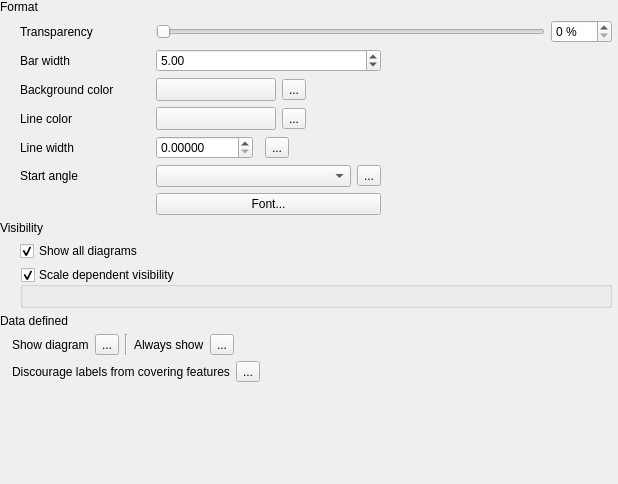
                <widget class="QWidget" name="scrollAreaWidgetContents_5">
                 <property name="geometry">
                  <rect>
                   <x>0</x>
                   <y>0</y>
                   <width>618</width>
                   <height>484</height>
                  </rect>
                 </property>
                 <layout class="QVBoxLayout" name="verticalLayout" stretch="0,0,0,1">
                  <property name="leftMargin">
                   <number>0</number>
                  </property>
                  <property name="topMargin">
                   <number>0</number>
                  </property>
                  <property name="rightMargin">
                   <number>6</number>
                  </property>
                  <property name="bottomMargin">
                   <number>0</number>
                  </property>
                  <item>
                   <layout class="QGridLayout" name="gridLayout_7" rowstretch="0,0">
                    <item row="0" column="0">
                     <widget class="QLabel" name="label_2">
                      <property name="text">
                       <string>Format</string>
                      </property>
                     </widget>
                    </item>
                    <item row="1" column="0">
                     <widget class="QFrame" name="frame">
                      <property name="frameShape">
                       <enum>QFrame::NoFrame</enum>
                      </property>
                      <property name="frameShadow">
                       <enum>QFrame::Raised</enum>
                      </property>
                      <layout class="QGridLayout" name="gridLayout_8">
                       <property name="leftMargin">
                        <number>20</number>
                       </property>
                       <property name="topMargin">
                        <number>0</number>
                       </property>
                       <property name="rightMargin">
                        <number>0</number>
                       </property>
                       <property name="bottomMargin">
                        <number>0</number>
                       </property>
                       <item row="0" column="0">
                        <widget class="QLabel" name="mTransparencyLabel">
                         <property name="minimumSize">
                          <size>
                           <width>130</width>
                           <height>0</height>
                          </size>
                         </property>
                         <property name="text">
                          <string>Transparency</string>
                         </property>
                        </widget>
                       </item>
                       <item row="0" column="1" colspan="2">
                        <layout class="QHBoxLayout" name="horizontalLayout_5">
                         <item>
                          <widget class="QSlider" name="mTransparencySlider">
                           <property name="enabled">
                            <bool>true</bool>
                           </property>
                           <property name="minimumSize">
                            <size>
                             <width>0</width>
                             <height>0</height>
                            </size>
                           </property>
                           <property name="maximumSize">
                            <size>
                             <width>16777215</width>
                             <height>16777215</height>
                            </size>
                           </property>
                           <property name="maximum">
                            <number>100</number>
                           </property>
                           <property name="orientation">
                            <enum>Qt::Horizontal</enum>
                           </property>
                          </widget>
                         </item>
                         <item>
                          <widget class="QgsSpinBox" name="mTransparencySpinBox">
                           <property name="enabled">
                            <bool>true</bool>
                           </property>
                           <property name="sizePolicy">
                            <sizepolicy hsizetype="Maximum" vsizetype="Fixed">
                             <horstretch>0</horstretch>
                             <verstretch>0</verstretch>
                            </sizepolicy>
                           </property>
                           <property name="suffix">
                            <string> %</string>
                           </property>
                           <property name="maximum">
                            <number>100</number>
                           </property>
                          </widget>
                         </item>
                        </layout>
                       </item>
                       <item row="1" column="0">
                        <widget class="QLabel" name="mBarWidthLabel">
                         <property name="text">
                          <string>Bar width</string>
                         </property>
                        </widget>
                       </item>
                       <item row="1" column="1">
                        <widget class="QgsDoubleSpinBox" name="mBarWidthSpinBox">
                         <property name="minimum">
                          <double>0.010000000000000</double>
                         </property>
                         <property name="value">
                          <double>5.000000000000000</double>
                         </property>
                        </widget>
                       </item>
                       <item row="4" column="0">
                        <widget class="QLabel" name="mPenWidthLabel">
                         <property name="text">
                          <string>Line width</string>
                         </property>
                        </widget>
                       </item>
                       <item row="2" column="0">
                        <widget class="QLabel" name="mBackgroundColorLabel">
                         <property name="text">
                          <string>Background color</string>
                         </property>
                        </widget>
                       </item>
                       <item row="3" column="0">
                        <widget class="QLabel" name="mPenColorLabel">
                         <property name="text">
                          <string>Line color</string>
                         </property>
                        </widget>
                       </item>
                       <item row="5" column="0">
                        <widget class="QLabel" name="mAngleOffsetLabel">
                         <property name="text">
                          <string>Start angle</string>
                         </property>
                        </widget>
                       </item>
                       <item row="4" column="2">
                        <spacer name="horizontalSpacer_2">
                         <property name="orientation">
                          <enum>Qt::Horizontal</enum>
                         </property>
                         <property name="sizeHint" stdset="0">
                          <size>
                           <width>40</width>
                           <height>20</height>
                          </size>
                         </property>
                        </spacer>
                       </item>
                       <item row="6" column="1">
                        <widget class="QPushButton" name="mDiagramFontButton">
                         <property name="text">
                          <string>Font...</string>
                         </property>
                        </widget>
                       </item>
                       <item row="2" column="1">
                        <layout class="QHBoxLayout" name="horizontalLayout_7">
                         <item>
                          <widget class="QgsColorButton" name="mBackgroundColorButton">
                           <property name="minimumSize">
                            <size>
                             <width>120</width>
                             <height>0</height>
                            </size>
                           </property>
                           <property name="maximumSize">
                            <size>
                             <width>120</width>
                             <height>16777215</height>
                            </size>
                           </property>
                           <property name="text">
                            <string/>
                           </property>
                          </widget>
                         </item>
                         <item>
                          <widget class="QgsPropertyOverrideButton" name="mBackgroundColorDDBtn">
                           <property name="text">
                            <string>...</string>
                           </property>
                          </widget>
                         </item>
                         <item>
                          <spacer name="horizontalSpacer_11">
                           <property name="orientation">
                            <enum>Qt::Horizontal</enum>
                           </property>
                           <property name="sizeHint" stdset="0">
                            <size>
                             <width>40</width>
                             <height>20</height>
                            </size>
                           </property>
                          </spacer>
                         </item>
                        </layout>
                       </item>
                       <item row="3" column="1">
                        <layout class="QHBoxLayout" name="horizontalLayout_9">
                         <item>
                          <widget class="QgsColorButton" name="mDiagramPenColorButton">
                           <property name="minimumSize">
                            <size>
                             <width>120</width>
                             <height>0</height>
                            </size>
                           </property>
                           <property name="maximumSize">
                            <size>
                             <width>120</width>
                             <height>16777215</height>
                            </size>
                           </property>
                           <property name="text">
                            <string/>
                           </property>
                          </widget>
                         </item>
                         <item>
                          <widget class="QgsPropertyOverrideButton" name="mLineColorDDBtn">
                           <property name="text">
                            <string>...</string>
                           </property>
                          </widget>
                         </item>
                         <item>
                          <spacer name="horizontalSpacer_12">
                           <property name="orientation">
                            <enum>Qt::Horizontal</enum>
                           </property>
                           <property name="sizeHint" stdset="0">
                            <size>
                             <width>40</width>
                             <height>20</height>
                            </size>
                           </property>
                          </spacer>
                         </item>
                        </layout>
                       </item>
                       <item row="4" column="1">
                        <layout class="QHBoxLayout" name="horizontalLayout_10">
                         <item>
                          <widget class="QgsDoubleSpinBox" name="mPenWidthSpinBox">
                           <property name="decimals">
                            <number>5</number>
                           </property>
                           <property name="maximum">
                            <double>99999.990000000005239</double>
                           </property>
                           <property name="singleStep">
                            <double>0.200000000000000</double>
                           </property>
                          </widget>
                         </item>
                         <item>
                          <widget class="QgsUnitSelectionWidget" name="mDiagramLineUnitComboBox" native="true">
                           <property name="focusPolicy">
                            <enum>Qt::StrongFocus</enum>
                           </property>
                          </widget>
                         </item>
                         <item>
                          <widget class="QgsPropertyOverrideButton" name="mLineWidthDDBtn">
                           <property name="text">
                            <string>...</string>
                           </property>
                          </widget>
                         </item>
                         <item>
                          <spacer name="horizontalSpacer_13">
                           <property name="orientation">
                            <enum>Qt::Horizontal</enum>
                           </property>
                           <property name="sizeHint" stdset="0">
                            <size>
                             <width>40</width>
                             <height>20</height>
                            </size>
                           </property>
                          </spacer>
                         </item>
                        </layout>
                       </item>
                       <item row="5" column="1">
                        <layout class="QHBoxLayout" name="horizontalLayout_11">
                         <item>
                          <widget class="QComboBox" name="mAngleOffsetComboBox"/>
                         </item>
                         <item>
                          <widget class="QgsPropertyOverrideButton" name="mStartAngleDDBtn">
                           <property name="text">
                            <string>...</string>
                           </property>
                          </widget>
                         </item>
                        </layout>
                       </item>
                      </layout>
                     </widget>
                    </item>
                   </layout>
                  </item>
                  <item>
                   <layout class="QGridLayout" name="gridLayout_9" rowstretch="0,1">
                    <property name="topMargin">
                     <number>0</number>
                    </property>
                    <item row="0" column="0">
                     <widget class="QLabel" name="label_3">
                      <property name="text">
                       <string>Visibility</string>
                      </property>
                     </widget>
                    </item>
                    <item row="1" column="0">
                     <widget class="QFrame" name="frame_2">
                      <property name="frameShape">
                       <enum>QFrame::NoFrame</enum>
                      </property>
                      <property name="frameShadow">
                       <enum>QFrame::Raised</enum>
                      </property>
                      <layout class="QGridLayout" name="gridLayout_10">
                       <property name="leftMargin">
                        <number>20</number>
                       </property>
                       <property name="topMargin">
                        <number>0</number>
                       </property>
                       <property name="rightMargin">
                        <number>0</number>
                       </property>
                       <property name="bottomMargin">
                        <number>0</number>
                       </property>
                       <item row="0" column="0">
                        <widget class="QCheckBox" name="mShowAllCheckBox">
                         <property name="text">
                          <string>Show all diagrams</string>
                         </property>
                         <property name="checked">
                          <bool>true</bool>
                         </property>
                        </widget>
                       </item>
                       <item row="1" column="0">
                        <widget class="QgsCollapsibleGroupBox" name="mScaleVisibilityGroupBox">
                         <property name="title">
                          <string>Scale dependent visibility</string>
                         </property>
                         <property name="checkable">
                          <bool>true</bool>
                         </property>
                         <layout class="QGridLayout" name="gridLayout_15">
                          <property name="leftMargin">
                           <number>9</number>
                          </property>
                          <property name="topMargin">
                           <number>9</number>
                          </property>
                          <item row="0" column="0">
                           <widget class="QgsScaleRangeWidget" name="mScaleRangeWidget" native="true"/>
                          </item>
                         </layout>
                        </widget>
                       </item>
                      </layout>
                     </widget>
                    </item>
                   </layout>
                  </item>
                  <item>
                   <widget class="QFrame" name="mLabelRenderingDDFrame">
                    <property name="frameShape">
                     <enum>QFrame::NoFrame</enum>
                    </property>
                    <property name="frameShadow">
                     <enum>QFrame::Raised</enum>
                    </property>
                    <layout class="QGridLayout" name="gridLayout_5">
                     <property name="leftMargin">
                      <number>0</number>
                     </property>
                     <property name="topMargin">
                      <number>0</number>
                     </property>
                     <property name="rightMargin">
                      <number>0</number>
                     </property>
                     <property name="bottomMargin">
                      <number>0</number>
                     </property>
                     <property name="verticalSpacing">
                      <number>6</number>
                     </property>
                     <item row="1" column="1">
                      <widget class="QLabel" name="mShowLabelLabel">
                       <property name="enabled">
                        <bool>true</bool>
                       </property>
                       <property name="sizePolicy">
                        <sizepolicy hsizetype="Maximum" vsizetype="Preferred">
                         <horstretch>0</horstretch>
                         <verstretch>0</verstretch>
                        </sizepolicy>
                       </property>
                       <property name="text">
                        <string>Show diagram</string>
                       </property>
                      </widget>
                     </item>
                     <item row="1" column="2">
                      <widget class="QgsPropertyOverrideButton" name="mShowDiagramDDBtn">
                       <property name="text">
                        <string>...</string>
                       </property>
                      </widget>
                     </item>
                     <item row="1" column="3">
                      <widget class="Line" name="line_4">
                       <property name="orientation">
                        <enum>Qt::Vertical</enum>
                       </property>
                      </widget>
                     </item>
                     <item row="1" column="4">
                      <widget class="QLabel" name="mAlwaysShowLabel">
                       <property name="sizePolicy">
                        <sizepolicy hsizetype="Maximum" vsizetype="Preferred">
                         <horstretch>0</horstretch>
                         <verstretch>0</verstretch>
                        </sizepolicy>
                       </property>
                       <property name="text">
                        <string>Always show</string>
                       </property>
                      </widget>
                     </item>
                     <item row="1" column="5">
                      <widget class="QgsPropertyOverrideButton" name="mAlwaysShowDDBtn">
                       <property name="text">
                        <string>...</string>
                       </property>
                      </widget>
                     </item>
                     <item row="1" column="0">
                      <spacer name="horizontalSpacer_14">
                       <property name="orientation">
                        <enum>Qt::Horizontal</enum>
                       </property>
                       <property name="sizeType">
                        <enum>QSizePolicy::Fixed</enum>
                       </property>
                       <property name="sizeHint" stdset="0">
                        <size>
                         <width>6</width>
                         <height>20</height>
                        </size>
                       </property>
                      </spacer>
                     </item>
                     <item row="0" column="0" colspan="7">
                      <widget class="QLabel" name="label_7">
                       <property name="text">
                        <string>Data defined</string>
                       </property>
                      </widget>
                     </item>
                     <item row="1" column="6">
                      <spacer name="horizontalSpacer_23">
                       <property name="orientation">
                        <enum>Qt::Horizontal</enum>
                       </property>
                       <property name="sizeHint" stdset="0">
                        <size>
                         <width>195</width>
                         <height>20</height>
                        </size>
                       </property>
                      </spacer>
                     </item>
                     <item row="4" column="1" colspan="6">
                      <layout class="QHBoxLayout" name="horizontalLayout_12">
                       <item>
                        <widget class="QLabel" name="label_8">
                         <property name="text">
                          <string>Discourage labels from covering features</string>
                         </property>
                        </widget>
                       </item>
                       <item>
                        <widget class="QgsPropertyOverrideButton" name="mIsObstacleDDBtn">
                         <property name="text">
                          <string>...</string>
                         </property>
                        </widget>
                       </item>
                       <item>
                        <spacer name="horizontalSpacer">
                         <property name="orientation">
                          <enum>Qt::Horizontal</enum>
                         </property>
                         <property name="sizeHint" stdset="0">
                          <size>
                           <width>40</width>
                           <height>20</height>
                          </size>
                         </property>
                        </spacer>
                       </item>
                      </layout>
                     </item>
                    </layout>
                   </widget>
                  </item>
                  <item>
                   <spacer name="verticalSpacer_2">
                    <property name="orientation">
                     <enum>Qt::Vertical</enum>
                    </property>
                    <property name="sizeHint" stdset="0">
                     <size>
                      <width>20</width>
                      <height>40</height>
                     </size>
                    </property>
                   </spacer>
                  </item>
                 </layout>
                </widget>
